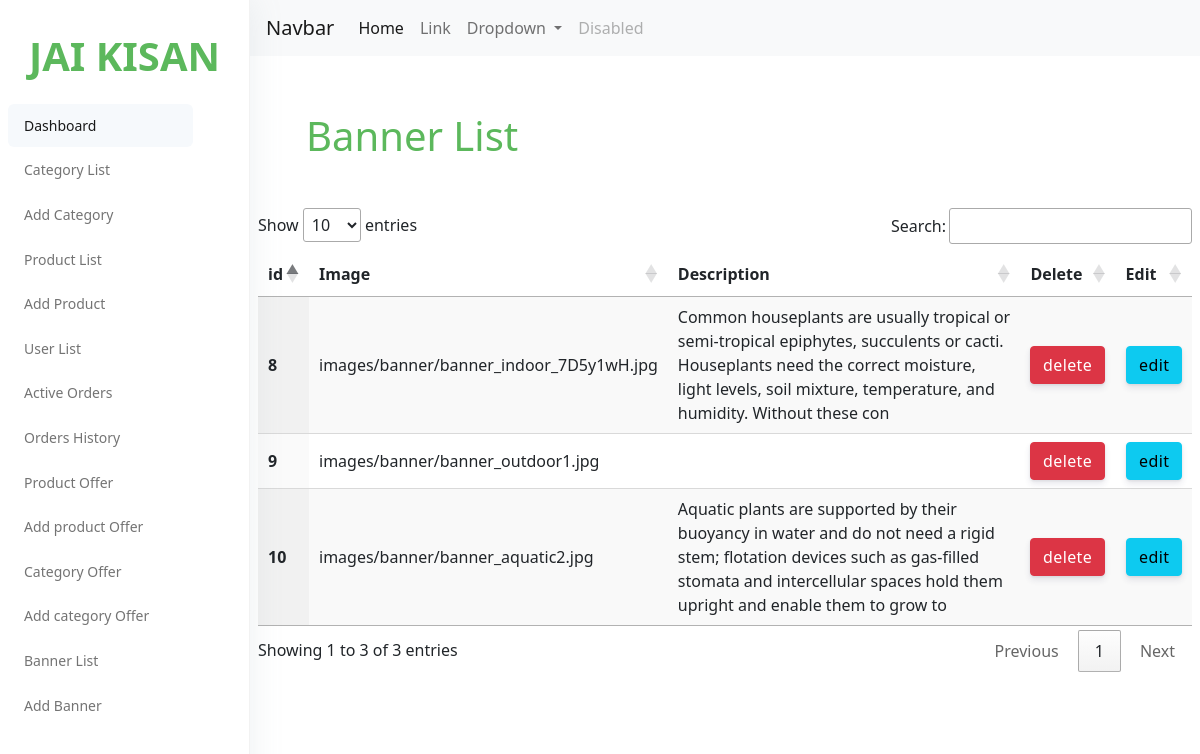
/adminpanel/banner_list, run on the app's committed database.
### accounts/models.py (models this page shows)
class Banner(models.Model):
    image    = models.ImageField(upload_to='images/banner',blank=True)
    description   = models.TextField(max_length=200,blank=True)

### admin_panel/views.py (the view)
# urls.py: path('banner_list',views.banner_list,name='banner_list'),
def banner_list(request):
    banner_list= Banner.objects.all()
    context={
        'banner_list':banner_list,
    }
    return render(request,'adminpanel/banner/banner_list.html',context)

### cart/context_processors.py (called while the page is built, shortened)
def counter(request):
    cart_count = 0
    if 'admin' in request.path:
        return{}
    return dict(cart_count=cart_count)

### category/context_processors.py (called while the page is built)
def menu_links(request):
    links = category.objects.all()
    return dict(links=links)

### templates/adminpanel/banner/banner_list.html (shortened to what this page needs)
{% load static %}
{% include 'adminpanel/nav.html' %}
<!DOCTYPE html>
<html lang="en">
<head>
    <link rel="stylesheet" href="https://cdn.jsdelivr.net/npm/bootstrap@5.0.0-beta1/dist/css/bootstrap.min.css">
    <link rel="stylesheet" type="text/css" href="https://cdn.datatables.net/1.11.3/css/jquery.dataTables.css">
</head>
<body>
    <div class="header ">
        <div class="align-items-">
            <div class="px-2 col-lg-12 col-7">
                <div class="table-responsive">
                    <div>
                        <h1 style="color:#5cb85c" class="m-5">Banner List</h1>
                    </div>
                    <table id="table" class="display">
                        <thead>
                            <tr>
                                <th scope="col">id</th>
                                <th scope="col">Image</th>
                                <th scope="col">Description</th>
                                <th scope="col">Delete</th>
                                <th scope="col">Edit</th>
                            </tr>
                        </thead>
                        <tbody>
                            {% for x in banner_list %}
                            <tr>
                                <th scope="row">
                                    {{ x.id }}
                                </th>
                                <td>
                                    {{ x.image }}
                                </td>
                                <td>
                                    {{ x.description }}
                                </td>
                                    <td><a class="btn btn-danger" href="" onclick="banner_delete('{{x.id}}')" data-bs-toggle="modal" data-bs-target="#staticBackdrop" >delete</a></td>
                                    <td><a class="btn btn-info" href="" onclick="banner_edit('{{x.id}}')" data-bs-toggle="modal" data-bs-target="#staticBackdrop">edit</a></td>
                            </tr>
                            {% endfor %}
                        </tbody>
                    </table>
                </div>
            </div>
        </div>
    </div>
</body>
</html>

### data on the page
Banner: id "8", image "images/banner/banner_indoor_7D5y1wH.jpg", description "Common houseplants are usually tropical or semi-tropical epiphytes, succulents or cacti. Houseplants need the correct moisture, light levels, soil mixture, temperature, and humidity. Without these con"
Banner: id "9", image "images/banner/banner_outdoor1.jpg"
Banner: id "10", image "images/banner/banner_aquatic2.jpg", description "Aquatic plants are supported by their buoyancy in water and do not need a rigid stem; flotation devices such as gas-filled stomata and intercellular spaces hold them upright and enable them to grow to"
